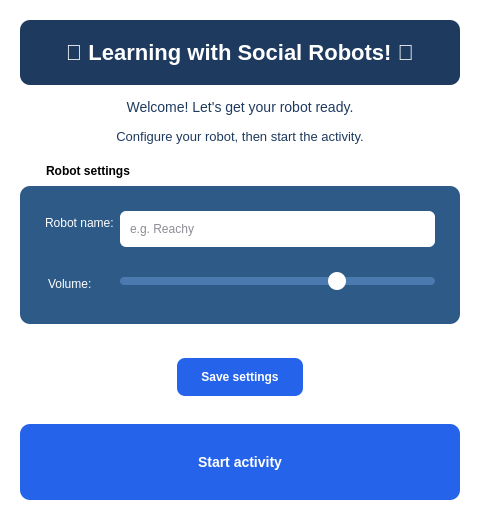
<?xml version="1.0" encoding="UTF-8"?>
<ui version="4.0">
 <class>ConfigWindow</class>
 <widget class="QWidget" name="ConfigWindow">
  <property name="geometry">
   <rect>
    <x>0</x>
    <y>0</y>
    <width>480</width>
    <height>520</height>
   </rect>
  </property>
  <property name="windowTitle">
   <string>Config</string>
  </property>
  <property name="styleSheet">
   <string notr="true">QWidget#ConfigWindow { background-color: #ffffff; }
QLabel#title_label { background-color: #1e3a5f; color: white; font-size: 22px; font-weight: bold; padding: 20px; border-radius: 10px; }
QLabel#subtitle_label { color: #1e3a5f; font-size: 13px; }
QLabel#welcome_message_label { color: #1e3a5f; font-size: 14px; }
QGroupBox#robot_settings_group { background-color: #2d5a87; color: white; font-weight: bold; font-size: 12px; border: none; border-radius: 10px; padding: 16px; margin-top: 28px; }
QGroupBox#robot_settings_group::title { subcontrol-origin: margin; left: 14px; padding: 6px 10px; color: black; font-size: 16px; }
QGroupBox QLabel { color: white; }
QLabel#volume_label { margin-top: 16px; }
QSlider#robot_volume { margin-top: 10px; min-height: 28px; padding: 4px 0; }
QGroupBox QLineEdit { background-color: #ffffff; color: #1a1a2e; border-radius: 6px; padding: 8px; min-height: 20px; }
QGroupBox QSlider::groove:horizontal { background: #4a7ab0; height: 8px; border-radius: 4px; }
QGroupBox QSlider::handle:horizontal { background: white; width: 18px; margin: -5px 0; border-radius: 9px; }
QPushButton#save_settings_button { background-color: #2563eb; color: white; font-weight: bold; padding: 12px 24px; border-radius: 8px; border: none; margin-top: 20px; }
QPushButton#save_settings_button:hover { background-color: #1d4ed8; }
QPushButton#start_button { background-color: #2563eb; color: white; font-size: 14px; font-weight: bold; padding: 14px; border-radius: 10px; border: none; min-height: 48px; }
QPushButton#start_button:hover { background-color: #1d4ed8; }</string>
  </property>
  <layout class="QVBoxLayout" name="verticalLayout">
   <property name="spacing">
    <number>14</number>
   </property>
   <property name="leftMargin">
    <number>20</number>
   </property>
   <property name="topMargin">
    <number>20</number>
   </property>
   <property name="rightMargin">
    <number>20</number>
   </property>
   <property name="bottomMargin">
    <number>20</number>
   </property>
   <item>
    <widget class="QLabel" name="title_label">
     <property name="text">
      <string>🤖 Learning with Social Robots! 🤖</string>
     </property>
     <property name="alignment">
      <set>Qt::AlignmentFlag::AlignCenter</set>
     </property>
    </widget>
   </item>
   <item>
    <widget class="QLabel" name="welcome_message_label">
     <property name="text">
      <string>Welcome! Let's get your robot ready.</string>
     </property>
     <property name="alignment">
      <set>Qt::AlignmentFlag::AlignCenter</set>
     </property>
    </widget>
   </item>
   <item>
    <widget class="QLabel" name="subtitle_label">
     <property name="text">
      <string>Configure your robot, then start the activity.</string>
     </property>
     <property name="alignment">
      <set>Qt::AlignmentFlag::AlignCenter</set>
     </property>
    </widget>
   </item>
   <item>
    <widget class="QGroupBox" name="robot_settings_group">
     <property name="title">
      <string>Robot settings</string>
     </property>
     <layout class="QFormLayout" name="formLayout">
      <item row="0" column="0">
       <widget class="QLabel" name="name_label">
        <property name="text">
         <string>Robot name:</string>
        </property>
       </widget>
      </item>
      <item row="0" column="1">
       <widget class="QLineEdit" name="robot_name">
        <property name="placeholderText">
         <string>e.g. Reachy</string>
        </property>
       </widget>
      </item>
      <item row="1" column="0">
       <widget class="QLabel" name="volume_label">
        <property name="text">
         <string>Volume:</string>
        </property>
       </widget>
      </item>
      <item row="1" column="1">
       <widget class="QSlider" name="robot_volume">
        <property name="minimum">
         <number>0</number>
        </property>
        <property name="maximum">
         <number>100</number>
        </property>
        <property name="value">
         <number>70</number>
        </property>
        <property name="orientation">
         <enum>Qt::Orientation::Horizontal</enum>
        </property>
       </widget>
      </item>
     </layout>
    </widget>
   </item>
   <item>
    <layout class="QHBoxLayout" name="buttons_layout">
     <item>
      <spacer name="horizontalSpacer">
       <property name="orientation">
        <enum>Qt::Orientation::Horizontal</enum>
       </property>
       <property name="sizeHint" stdset="0">
        <size>
         <width>40</width>
         <height>20</height>
        </size>
       </property>
      </spacer>
     </item>
     <item>
      <widget class="QPushButton" name="save_settings_button">
       <property name="text">
        <string>Save settings</string>
       </property>
      </widget>
     </item>
     <item>
      <spacer name="horizontalSpacer_2">
       <property name="orientation">
        <enum>Qt::Orientation::Horizontal</enum>
       </property>
       <property name="sizeHint" stdset="0">
        <size>
         <width>40</width>
         <height>20</height>
        </size>
       </property>
      </spacer>
     </item>
    </layout>
   </item>
   <item>
    <spacer name="verticalSpacer">
     <property name="orientation">
      <enum>Qt::Orientation::Vertical</enum>
     </property>
     <property name="sizeHint" stdset="0">
      <size>
       <width>20</width>
       <height>40</height>
      </size>
     </property>
    </spacer>
   </item>
   <item>
    <widget class="QPushButton" name="start_button">
     <property name="text">
      <string>Start activity</string>
     </property>
    </widget>
   </item>
  </layout>
 </widget>
 <resources/>
 <connections/>
</ui>
